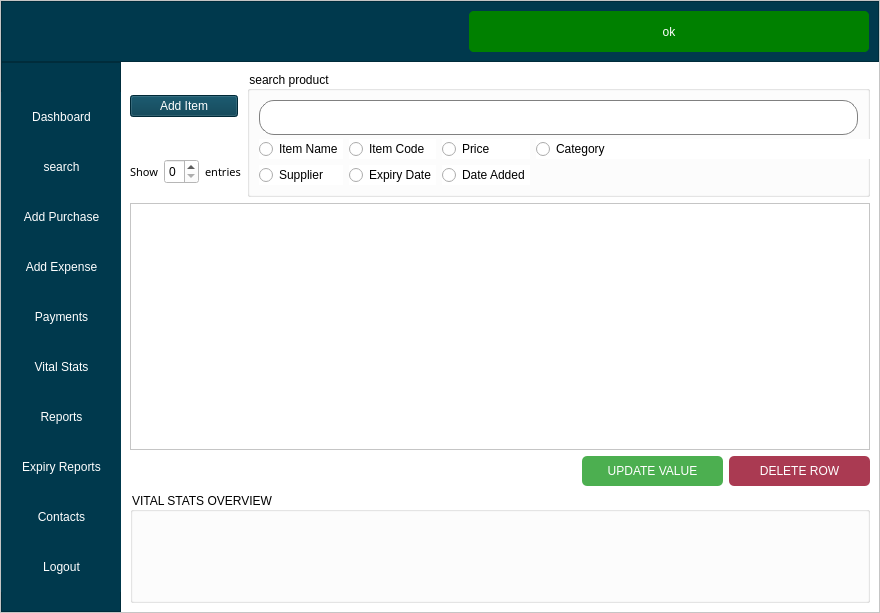
<?xml version="1.0" encoding="UTF-8"?>
<ui version="4.0">
 <class>MainWindow</class>
 <widget class="QMainWindow" name="MainWindow">
  <property name="geometry">
   <rect>
    <x>0</x>
    <y>0</y>
    <width>880</width>
    <height>613</height>
   </rect>
  </property>
  <property name="windowTitle">
   <string>MainWindow</string>
  </property>
  <property name="styleSheet">
   <string notr="true">background-color: #00394D;</string>
  </property>
  <widget class="QWidget" name="centralwidget">
   <property name="styleSheet">
    <string notr="true">background-color: #00394D;</string>
   </property>
   <layout class="QGridLayout" name="gridLayout">
    <property name="leftMargin">
     <number>0</number>
    </property>
    <property name="topMargin">
     <number>0</number>
    </property>
    <property name="rightMargin">
     <number>0</number>
    </property>
    <property name="bottomMargin">
     <number>0</number>
    </property>
    <property name="spacing">
     <number>0</number>
    </property>
    <item row="0" column="0">
     <widget class="QFrame" name="frame">
      <property name="styleSheet">
       <string notr="true">background-color: white;</string>
      </property>
      <property name="frameShape">
       <enum>QFrame::StyledPanel</enum>
      </property>
      <property name="frameShadow">
       <enum>QFrame::Raised</enum>
      </property>
      <layout class="QGridLayout" name="gridLayout_2">
       <property name="leftMargin">
        <number>0</number>
       </property>
       <property name="topMargin">
        <number>0</number>
       </property>
       <property name="rightMargin">
        <number>0</number>
       </property>
       <property name="bottomMargin">
        <number>0</number>
       </property>
       <property name="spacing">
        <number>0</number>
       </property>
       <item row="0" column="0" colspan="2">
        <widget class="QFrame" name="frame_3">
         <property name="minimumSize">
          <size>
           <width>0</width>
           <height>40</height>
          </size>
         </property>
         <property name="styleSheet">
          <string notr="true">background-color: #00394D;</string>
         </property>
         <property name="frameShape">
          <enum>QFrame::StyledPanel</enum>
         </property>
         <property name="frameShadow">
          <enum>QFrame::Raised</enum>
         </property>
         <layout class="QGridLayout" name="gridLayout_5">
          <item row="0" column="1">
           <widget class="QFrame" name="frame_ok">
            <property name="maximumSize">
             <size>
              <width>450</width>
              <height>16777215</height>
             </size>
            </property>
            <property name="styleSheet">
             <string notr="true">background-color: green;
border-radius: 5px;</string>
            </property>
            <property name="frameShape">
             <enum>QFrame::StyledPanel</enum>
            </property>
            <property name="frameShadow">
             <enum>QFrame::Raised</enum>
            </property>
            <layout class="QHBoxLayout" name="horizontalLayout_3">
             <property name="spacing">
              <number>0</number>
             </property>
             <property name="leftMargin">
              <number>0</number>
             </property>
             <property name="topMargin">
              <number>0</number>
             </property>
             <property name="rightMargin">
              <number>0</number>
             </property>
             <property name="bottomMargin">
              <number>0</number>
             </property>
             <item>
              <widget class="QLabel" name="label_ok">
               <property name="minimumSize">
                <size>
                 <width>400</width>
                 <height>41</height>
                </size>
               </property>
               <property name="maximumSize">
                <size>
                 <width>311</width>
                 <height>41</height>
                </size>
               </property>
               <property name="styleSheet">
                <string notr="true">color: rgb(255, 255, 255);
font: 63 12pt &quot;Yu Gothic UI Semibold&quot;;
</string>
               </property>
               <property name="text">
                <string>ok</string>
               </property>
               <property name="alignment">
                <set>Qt::AlignCenter</set>
               </property>
              </widget>
             </item>
            </layout>
           </widget>
          </item>
          <item row="0" column="0">
           <spacer name="horizontalSpacer">
            <property name="orientation">
             <enum>Qt::Horizontal</enum>
            </property>
            <property name="sizeHint" stdset="0">
             <size>
              <width>403</width>
              <height>20</height>
             </size>
            </property>
           </spacer>
          </item>
         </layout>
        </widget>
       </item>
       <item row="1" column="0">
        <widget class="QFrame" name="frame_2">
         <property name="minimumSize">
          <size>
           <width>120</width>
           <height>0</height>
          </size>
         </property>
         <property name="styleSheet">
          <string notr="true">
QPushButton{
background-color: #00394D;;
color:white;
border:none;
font: 63 12pt &quot;Yu Gothic UI Semibold&quot;;
}

QPushButton:hover
{
  background-color:white;
color:black;
 }
QFrame{
background-color: #00394D;
}</string>
         </property>
         <property name="frameShape">
          <enum>QFrame::StyledPanel</enum>
         </property>
         <property name="frameShadow">
          <enum>QFrame::Raised</enum>
         </property>
         <widget class="QPushButton" name="pushButton">
          <property name="geometry">
           <rect>
            <x>0</x>
            <y>30</y>
            <width>121</width>
            <height>50</height>
           </rect>
          </property>
          <property name="minimumSize">
           <size>
            <width>0</width>
            <height>50</height>
           </size>
          </property>
          <property name="cursor">
           <cursorShape>PointingHandCursor</cursorShape>
          </property>
          <property name="text">
           <string>Dashboard</string>
          </property>
         </widget>
         <widget class="QPushButton" name="pushButton_2">
          <property name="geometry">
           <rect>
            <x>0</x>
            <y>80</y>
            <width>121</width>
            <height>50</height>
           </rect>
          </property>
          <property name="minimumSize">
           <size>
            <width>0</width>
            <height>50</height>
           </size>
          </property>
          <property name="cursor">
           <cursorShape>PointingHandCursor</cursorShape>
          </property>
          <property name="text">
           <string>search</string>
          </property>
         </widget>
         <widget class="QPushButton" name="pushButton_3">
          <property name="geometry">
           <rect>
            <x>0</x>
            <y>130</y>
            <width>121</width>
            <height>50</height>
           </rect>
          </property>
          <property name="minimumSize">
           <size>
            <width>0</width>
            <height>50</height>
           </size>
          </property>
          <property name="cursor">
           <cursorShape>PointingHandCursor</cursorShape>
          </property>
          <property name="text">
           <string>Add Purchase</string>
          </property>
          <property name="shortcut">
           <string>P</string>
          </property>
         </widget>
         <widget class="QPushButton" name="pushButton_4">
          <property name="geometry">
           <rect>
            <x>0</x>
            <y>180</y>
            <width>121</width>
            <height>50</height>
           </rect>
          </property>
          <property name="minimumSize">
           <size>
            <width>0</width>
            <height>50</height>
           </size>
          </property>
          <property name="cursor">
           <cursorShape>PointingHandCursor</cursorShape>
          </property>
          <property name="text">
           <string>Add Expense</string>
          </property>
         </widget>
         <widget class="QPushButton" name="pushButton_8">
          <property name="geometry">
           <rect>
            <x>0</x>
            <y>230</y>
            <width>121</width>
            <height>50</height>
           </rect>
          </property>
          <property name="minimumSize">
           <size>
            <width>0</width>
            <height>50</height>
           </size>
          </property>
          <property name="cursor">
           <cursorShape>PointingHandCursor</cursorShape>
          </property>
          <property name="text">
           <string>Payments</string>
          </property>
         </widget>
         <widget class="QPushButton" name="pushButton_9">
          <property name="geometry">
           <rect>
            <x>0</x>
            <y>280</y>
            <width>121</width>
            <height>50</height>
           </rect>
          </property>
          <property name="minimumSize">
           <size>
            <width>0</width>
            <height>50</height>
           </size>
          </property>
          <property name="cursor">
           <cursorShape>PointingHandCursor</cursorShape>
          </property>
          <property name="text">
           <string>Vital Stats</string>
          </property>
         </widget>
         <widget class="QPushButton" name="pushButton_10">
          <property name="geometry">
           <rect>
            <x>0</x>
            <y>330</y>
            <width>121</width>
            <height>50</height>
           </rect>
          </property>
          <property name="minimumSize">
           <size>
            <width>0</width>
            <height>50</height>
           </size>
          </property>
          <property name="cursor">
           <cursorShape>PointingHandCursor</cursorShape>
          </property>
          <property name="text">
           <string>Reports</string>
          </property>
         </widget>
         <widget class="QPushButton" name="pushButton_11">
          <property name="geometry">
           <rect>
            <x>0</x>
            <y>380</y>
            <width>121</width>
            <height>50</height>
           </rect>
          </property>
          <property name="minimumSize">
           <size>
            <width>0</width>
            <height>50</height>
           </size>
          </property>
          <property name="cursor">
           <cursorShape>PointingHandCursor</cursorShape>
          </property>
          <property name="text">
           <string>Expiry Reports</string>
          </property>
         </widget>
         <widget class="QPushButton" name="pushButton_12">
          <property name="geometry">
           <rect>
            <x>0</x>
            <y>430</y>
            <width>121</width>
            <height>50</height>
           </rect>
          </property>
          <property name="minimumSize">
           <size>
            <width>0</width>
            <height>50</height>
           </size>
          </property>
          <property name="cursor">
           <cursorShape>PointingHandCursor</cursorShape>
          </property>
          <property name="text">
           <string>Contacts</string>
          </property>
         </widget>
         <widget class="QPushButton" name="pushButton_13">
          <property name="geometry">
           <rect>
            <x>0</x>
            <y>480</y>
            <width>121</width>
            <height>50</height>
           </rect>
          </property>
          <property name="minimumSize">
           <size>
            <width>0</width>
            <height>50</height>
           </size>
          </property>
          <property name="cursor">
           <cursorShape>PointingHandCursor</cursorShape>
          </property>
          <property name="text">
           <string>Logout</string>
          </property>
         </widget>
        </widget>
       </item>
       <item row="1" column="1">
        <widget class="QStackedWidget" name="stackedWidget">
         <property name="styleSheet">
          <string notr="true"> 
background-color: rgb(255, 255, 255);</string>
         </property>
         <property name="currentIndex">
          <number>0</number>
         </property>
         <widget class="QWidget" name="page">
          <layout class="QGridLayout" name="gridLayout_4">
           <item row="0" column="0" colspan="3">
            <widget class="QPushButton" name="pushButton_14">
             <property name="maximumSize">
              <size>
               <width>108</width>
               <height>16777215</height>
              </size>
             </property>
             <property name="cursor">
              <cursorShape>PointingHandCursor</cursorShape>
             </property>
             <property name="styleSheet">
              <string notr="true">
QPushButton{
background-color: #00394D;
color:white;
font: 63 12pt &quot;Yu Gothic UI Semibold&quot;;
}

QPushButton:hover
{
background-color: rgb(54, 109, 163);
 }</string>
             </property>
             <property name="text">
              <string>Add Item</string>
             </property>
            </widget>
           </item>
           <item row="0" column="3" rowspan="2" colspan="2">
            <widget class="QGroupBox" name="groupBox_3">
             <property name="minimumSize">
              <size>
               <width>581</width>
               <height>126</height>
              </size>
             </property>
             <property name="maximumSize">
              <size>
               <width>16777215</width>
               <height>126</height>
              </size>
             </property>
             <property name="styleSheet">
              <string notr="true">
font: 63 10pt &quot;Yu Gothic UI Semibold&quot;;
QRadioButton::indicator {
     width: 13px;
     height: 13px;
	font: 63 12pt &quot;Yu Gothic UI Semibold&quot;;
 }
</string>
             </property>
             <property name="title">
              <string>search product</string>
             </property>
             <layout class="QGridLayout" name="gridLayout_10">
              <item row="2" column="0">
               <widget class="QRadioButton" name="radioItemName">
                <property name="text">
                 <string>Item Name</string>
                </property>
               </widget>
              </item>
              <item row="2" column="1">
               <widget class="QRadioButton" name="radioItemCode">
                <property name="text">
                 <string>Item Code</string>
                </property>
               </widget>
              </item>
              <item row="2" column="3">
               <widget class="QRadioButton" name="radioCategory">
                <property name="minimumSize">
                 <size>
                  <width>358</width>
                  <height>0</height>
                 </size>
                </property>
                <property name="text">
                 <string>Category</string>
                </property>
               </widget>
              </item>
              <item row="2" column="2">
               <widget class="QRadioButton" name="radioPrice">
                <property name="text">
                 <string>Price</string>
                </property>
               </widget>
              </item>
              <item row="3" column="0">
               <widget class="QRadioButton" name="radioSupplier">
                <property name="text">
                 <string>Supplier</string>
                </property>
               </widget>
              </item>
              <item row="3" column="1">
               <widget class="QRadioButton" name="radioExpiryDate">
                <property name="text">
                 <string>Expiry Date</string>
                </property>
               </widget>
              </item>
              <item row="3" column="2">
               <widget class="QRadioButton" name="radioDateAdded">
                <property name="text">
                 <string>Date Added</string>
                </property>
               </widget>
              </item>
              <item row="0" column="0" colspan="4">
               <widget class="QLineEdit" name="lineSearchProduct">
                <property name="minimumSize">
                 <size>
                  <width>0</width>
                  <height>35</height>
                 </size>
                </property>
                <property name="styleSheet">
                 <string notr="true">QLineEdit {
     border: 1px solid gray;
     border-radius: 15px;
     padding: 0 8px;
     background: white;
     selection-background-color: darkgray;
 }</string>
                </property>
               </widget>
              </item>
              <item row="3" column="3">
               <spacer name="horizontalSpacer_5">
                <property name="orientation">
                 <enum>Qt::Horizontal</enum>
                </property>
                <property name="sizeHint" stdset="0">
                 <size>
                  <width>40</width>
                  <height>20</height>
                 </size>
                </property>
               </spacer>
              </item>
             </layout>
            </widget>
           </item>
           <item row="1" column="0">
            <widget class="QLabel" name="label">
             <property name="font">
              <font>
               <family>Yu Gothic UI Semibold</family>
               <pointsize>8</pointsize>
               <weight>7</weight>
               <italic>false</italic>
               <bold>false</bold>
              </font>
             </property>
             <property name="styleSheet">
              <string notr="true">QLabel{
font: 63 8pt &quot;Yu Gothic UI Semibold&quot;;
}
</string>
             </property>
             <property name="text">
              <string>Show</string>
             </property>
             <property name="alignment">
              <set>Qt::AlignRight|Qt::AlignTrailing|Qt::AlignVCenter</set>
             </property>
             <property name="buddy">
              <cstring>spinBox</cstring>
             </property>
            </widget>
           </item>
           <item row="1" column="1">
            <widget class="QSpinBox" name="spinBox">
             <property name="minimumSize">
              <size>
               <width>0</width>
               <height>25</height>
              </size>
             </property>
             <property name="maximumSize">
              <size>
               <width>35</width>
               <height>16777215</height>
              </size>
             </property>
            </widget>
           </item>
           <item row="1" column="2">
            <widget class="QLabel" name="label_2">
             <property name="font">
              <font>
               <family>Yu Gothic UI Semibold</family>
               <pointsize>8</pointsize>
               <weight>7</weight>
               <italic>false</italic>
               <bold>false</bold>
              </font>
             </property>
             <property name="styleSheet">
              <string notr="true">QLabel{
font: 63 8pt &quot;Yu Gothic UI Semibold&quot;;
}
</string>
             </property>
             <property name="text">
              <string>entries</string>
             </property>
             <property name="alignment">
              <set>Qt::AlignLeading|Qt::AlignLeft|Qt::AlignVCenter</set>
             </property>
             <property name="buddy">
              <cstring>spinBox</cstring>
             </property>
            </widget>
           </item>
           <item row="2" column="0" colspan="5">
            <widget class="QTableWidget" name="stockTable">
             <property name="minimumSize">
              <size>
               <width>691</width>
               <height>241</height>
              </size>
             </property>
             <property name="maximumSize">
              <size>
               <width>16777215</width>
               <height>250</height>
              </size>
             </property>
            </widget>
           </item>
           <item row="3" column="0" colspan="4">
            <spacer name="horizontalSpacer_3">
             <property name="orientation">
              <enum>Qt::Horizontal</enum>
             </property>
             <property name="sizeHint" stdset="0">
              <size>
               <width>399</width>
               <height>20</height>
              </size>
             </property>
            </spacer>
           </item>
           <item row="3" column="4">
            <layout class="QHBoxLayout" name="horizontalLayout">
             <item>
              <widget class="QPushButton" name="updateStockBtn">
               <property name="minimumSize">
                <size>
                 <width>120</width>
                 <height>30</height>
                </size>
               </property>
               <property name="maximumSize">
                <size>
                 <width>150</width>
                 <height>30</height>
                </size>
               </property>
               <property name="cursor">
                <cursorShape>PointingHandCursor</cursorShape>
               </property>
               <property name="toolTip">
                <string>update item information</string>
               </property>
               <property name="styleSheet">
                <string notr="true">
QPushButton{
 background-color: #4CAF50;
border:none;
border-radius:5px;
color:white;
font: 63 12pt &quot;Yu Gothic UI Semibold&quot;;
}
QPushButton:hover{
background-color: rgb(2, 90, 39);
border-radius:5px;
}

</string>
               </property>
               <property name="text">
                <string>UPDATE VALUE</string>
               </property>
              </widget>
             </item>
             <item>
              <widget class="QPushButton" name="deleteStockBtn">
               <property name="minimumSize">
                <size>
                 <width>120</width>
                 <height>30</height>
                </size>
               </property>
               <property name="maximumSize">
                <size>
                 <width>150</width>
                 <height>30</height>
                </size>
               </property>
               <property name="cursor">
                <cursorShape>PointingHandCursor</cursorShape>
               </property>
               <property name="toolTip">
                <string>deletes an item</string>
               </property>
               <property name="styleSheet">
                <string notr="true">
QPushButton{
background-color: rgb(170, 58, 82);
border:none;
border-radius:5px;
color:white;
font: 63 12pt &quot;Yu Gothic UI Semibold&quot;;
}
QPushButton:hover{
background-color: rgb(255, 73, 106);
border-radius:5px;
}

</string>
               </property>
               <property name="text">
                <string>DELETE ROW</string>
               </property>
              </widget>
             </item>
            </layout>
           </item>
           <item row="4" column="0" colspan="5">
            <widget class="QGroupBox" name="groupBox">
             <property name="minimumSize">
              <size>
               <width>0</width>
               <height>111</height>
              </size>
             </property>
             <property name="title">
              <string>VITAL STATS OVERVIEW</string>
             </property>
            </widget>
           </item>
          </layout>
         </widget>
         <widget class="QWidget" name="page_2">
          <layout class="QGridLayout" name="gridLayout_3">
           <item row="0" column="0">
            <widget class="QScrollArea" name="scrollArea">
             <property name="widgetResizable">
              <bool>true</bool>
             </property>
             <widget class="QWidget" name="scrollAreaWidgetContents">
              <property name="geometry">
               <rect>
                <x>0</x>
                <y>0</y>
                <width>738</width>
                <height>530</height>
               </rect>
              </property>
              <layout class="QVBoxLayout" name="verticalLayout">
               <item>
                <layout class="QVBoxLayout" name="expiry_layout"/>
               </item>
              </layout>
             </widget>
            </widget>
           </item>
          </layout>
         </widget>
        </widget>
       </item>
      </layout>
     </widget>
    </item>
   </layout>
  </widget>
 </widget>
 <tabstops>
  <tabstop>pushButton</tabstop>
  <tabstop>pushButton_2</tabstop>
  <tabstop>pushButton_3</tabstop>
  <tabstop>pushButton_4</tabstop>
  <tabstop>pushButton_8</tabstop>
  <tabstop>pushButton_9</tabstop>
  <tabstop>pushButton_10</tabstop>
  <tabstop>pushButton_11</tabstop>
  <tabstop>pushButton_12</tabstop>
  <tabstop>pushButton_13</tabstop>
  <tabstop>pushButton_14</tabstop>
  <tabstop>spinBox</tabstop>
  <tabstop>stockTable</tabstop>
 </tabstops>
 <resources/>
 <connections/>
</ui>
